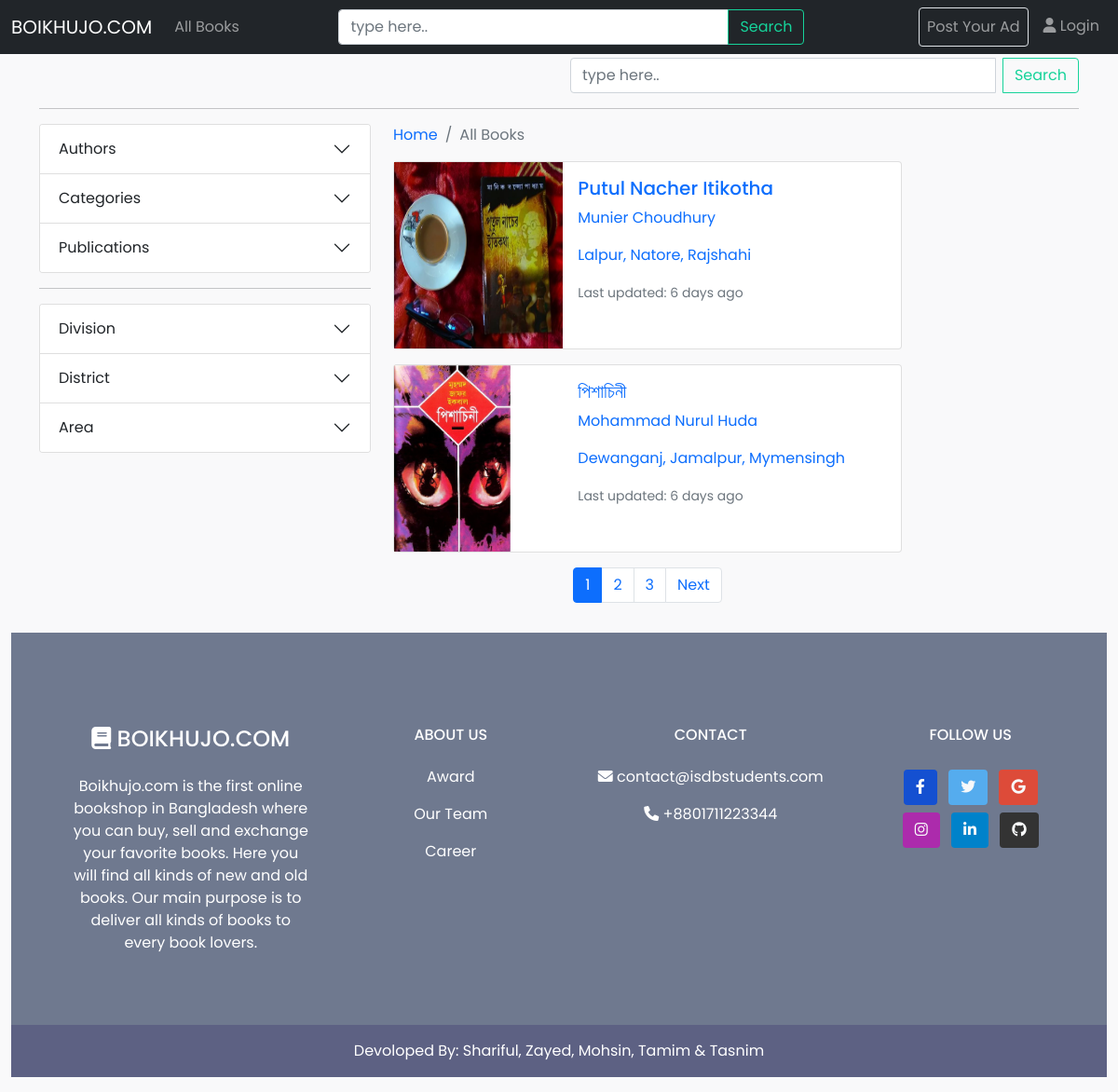
Page /all-products.php on the committed database.
### tables this page shows
CREATE TABLE `bookposts` (
  `id` int(11) NOT NULL,
  `name` varchar(255) NOT NULL,
  `details` varchar(1024) NOT NULL,
  `price1` decimal(10,2) NOT NULL,
  `price2` decimal(10,2) NOT NULL,
  `type` varchar(20) NOT NULL,
  `user_id` int(11) NOT NULL,
  `category_id` int(11) NOT NULL,
  `subcategory_id` int(11) NOT NULL,
  `division_id` int(11) NOT NULL,
  `district_id` int(11) NOT NULL,
  `area_id` int(11) NOT NULL,
  `author_id` int(11) NOT NULL,
  `publications_id` int(11) NOT NULL,
  `images` varchar(512) NOT NULL,
  `created` timestamp NOT NULL DEFAULT current_timestamp() ON UPDATE current_timestamp(),
  `deleted` timestamp NULL DEFAULT NULL
);

CREATE TABLE `author` (
  `id` int(11) NOT NULL,
  `name` varchar(255) NOT NULL,
  `details` text DEFAULT NULL,
  `approved` tinyint(2) NOT NULL DEFAULT 1,
  `created` timestamp NOT NULL DEFAULT current_timestamp() ON UPDATE current_timestamp()
);

CREATE TABLE `area` (
  `id` int(11) NOT NULL,
  `name` varchar(150) NOT NULL,
  `district_id` int(11) NOT NULL,
  `division_id` int(11) NOT NULL,
  `created` timestamp NOT NULL DEFAULT current_timestamp() ON UPDATE current_timestamp()
);

CREATE TABLE `district` (
  `id` int(11) NOT NULL,
  `name` varchar(150) NOT NULL,
  `division_id` int(11) NOT NULL,
  `created` timestamp NOT NULL DEFAULT current_timestamp() ON UPDATE current_timestamp()
);

CREATE TABLE `division` (
  `id` int(11) NOT NULL,
  `name` varchar(150) NOT NULL,
  `created` timestamp NOT NULL DEFAULT current_timestamp() ON UPDATE current_timestamp()
);

### lib/CommonFx.php (called while the page is built, shortened)
<?php
Class CommonFx{
    public static function HumanTime($date){
        $date2 = date("Y-m-d H:i:s");
        $diff = abs(strtotime($date2) - strtotime($date));
        $years = floor($diff / (365 * 60 * 60 * 24));
        $months = floor(($diff - $years * 365 * 60 * 60 * 24) / (30 * 60 * 60 * 24));
        $days = floor(($diff - $years * 365 * 60 * 60 * 24 - $months * 30 * 60 * 60 * 24) / (60 * 60 * 24));
        $hours = floor(($diff - $years * 365 * 60 * 60 * 24 - $months * 30 * 60 * 60 * 24 - $days * 60 * 60 * 24) / (60 * 60));
        $minutes = floor(($diff - $years * 365 * 60 * 60 * 24 - $months * 30 * 60 * 60 * 24 - $days * 60 * 60 * 24 - $hours * 60 * 60) / 60);
        $seconds = floor(($diff - $years * 365 * 60 * 60 * 24 - $months * 30 * 60 * 60 * 24 - $days * 60 * 60 * 24 - $hours * 60 * 60 - $minutes * 60));
        $difference = $years . " years, " . $months . " months, " . $days . " days, " . $hours . " hours, " . $minutes . " minutes, " . $seconds . " seconds";
        if ($years == 0 && $months == 0 && $days == 0 && $hours == 0 && $minutes == 0 && $seconds == 0) {
            $difference = "Just Now";
        } elseif ($years == 0 && $months == 0 && $days == 0 && $hours == 0 && $minutes == 0) {
            $difference = $seconds . " seconds ago";
        } elseif ($years == 0 && $months == 0 && $days == 0 && $hours == 0) {
            $difference = $minutes . " minutes ago";
        } elseif ($years == 0 && $months == 0 && $days == 0) {
            $difference = $hours . " hours ago";
        } elseif ($years == 0 && $months == 0) {
            $difference = $days . " days ago";
        } elseif ($years == 0) {
            $difference = $months . " months ago";
        } else {
            $difference = $years . " years ago";
        }
        return $difference;
    }
}

### assets/inc/leftcol.php (the view, shortened to what this page needs)
<?php
include 'assets/inc/header.php';
require "connection.php";
$count = 2;
$pages = isset($_GET['page']) ? $_GET['page'] : 1;
$start = ($pages - 1) * $count;
$sql = "SELECT `bookposts`.*, `author`.`name` AS `author_name`, `division`.`name` AS `division_name`, `district`.`name` AS `district_name`, `area`.`name` AS `area_name` FROM `bookposts`, `author`, `division`, `district`, `area` WHERE `bookposts`.`author_id` = `author`.`id` AND `bookposts`.`division_id` = `division`.`id` AND `bookposts`.`district_id` = `district`.`id` AND `bookposts`.`area_id` = `area`.`id` ORDER BY `bookposts`.`id` DESC, `bookposts`.`deleted` = null LIMIT $start, $count";
$result = $conn->query($sql);
$post = "";
while ($row = $result->fetch_assoc()) {
    $firstImage = explode(",", $row['images'])[0];
    $name = $row['name'];
    $author = $row['author_name'];
    $division = $row['division_name'];
    $district = $row['district_name'];
    $area = $row['area_name'];
    $id = $row['id'];
    $date1 = $row['created'];
    $timeago = CommonFx::HumanTime($date1);
    $post .= '<a href="details.php?id=' . $id . '" class="text-decoration-none">
        <div class="card mb-3">
            <div class="row g-0">
                <div class="col-4">
                    <img src="assets/upload_images/' . $firstImage . '" class="img-fluid" alt="Book 1">
                </div>
                <div class="col-8">
                    <div class="card-body">
                        <h5 class="card-title">' . $name . '</h5>
                        <p class="card-text">' . $author . '</p>
                        <p class="card-text">' . $area . ', ' . $district . ', ' . $division . '</p>
                        <p class="card-text"><small class="text-muted">Last updated: ' . $timeago . ' </small></p>
                    </div>
                </div>
            </div>
        </div>
    </a>';
}
?>
<div class="container my-1">
    <div class="row">
        <div class="col-lg-6">
        </div>
        <div class="col-lg-6">
            <form>
                <div class="input-group position-end">
                    <input class="form-control me-2" type="search" placeholder="type here.." aria-label="Search">
                    <button class="btn btn-outline-success" type="submit">Search</button>
                </div>
            </form>
        </div>
    </div>
    <hr>
    <div class="row">
        <div class="col-lg-4">
            <div class="accordion" id="accordionPanelsStayOpenExample">
                <div class="accordion-item">
                    <h2 class="accordion-header" id="panelsStayOpen-headingOne">
                        <button class="accordion-button collapsed" type="button" data-bs-toggle="collapse" data-bs-target="#panelsStayOpen-collapseOne" aria-expanded="false" aria-controls="panelsStayOpen-collapseOne">
                            Authors
                        </button>
                    </h2>
                </div>
                <div class="accordion-item">
                    <h2 class="accordion-header" id="panelsStayOpen-headingTwo">
                        <button class="accordion-button collapsed" type="button" data-bs-toggle="collapse" data-bs-target="#panelsStayOpen-collapseTwo" aria-expanded="false" aria-controls="panelsStayOpen-collapseTwo">
                            Categories
                        </button>
                    </h2>
                </div>
                <div class="accordion-item">
                    <h2 class="accordion-header" id="panelsStayOpen-headingThree">
                        <button class="accordion-button collapsed" type="button" data-bs-toggle="collapse" data-bs-target="#panelsStayOpen-collapseThree" aria-expanded="false" aria-controls="panelsStayOpen-collapseThree">
                            Publications
                        </button>
                    </h2>
                </div>
            </div>
            <hr>
            <div class="accordion" id="accordionPanelsStayOpenExample">
                <div class="accordion-item">
                    <h2 class="accordion-header" id="panelsStayOpen-headingOne2">
                        <button class="accordion-button collapsed" type="button" data-bs-toggle="collapse" data-bs-target="#panelsStayOpen-collapseOne2" aria-expanded="false" aria-controls="panelsStayOpen-collapseOne2">
                            Division
                        </button>
                    </h2>
                </div>
                <div class="accordion-item">
                    <h2 class="accordion-header" id="panelsStayOpen-headingTwo2">
                        <button class="accordion-button collapsed" type="button" data-bs-toggle="collapse" data-bs-target="#panelsStayOpen-collapseTwo2" aria-expanded="false" aria-controls="panelsStayOpen-collapseTwo2">
                            District
                        </button>
                    </h2>
                </div>
                <div class="accordion-item">
                    <h2 class="accordion-header" id="panelsStayOpen-headingThree3">
                        <button class="accordion-button collapsed" type="button" data-bs-toggle="collapse" data-bs-target="#panelsStayOpen-collapseThree3" aria-expanded="false" aria-controls="panelsStayOpen-collapseThree3">
                            Area
                        </button>
                    </h2>
                </div>
            </div>
        </div>

### assets/css/style.css (style rules this page uses)
* { font-family: Poppins; }
body { background-color: #f9f9fa }

### assets/inc/header.php (style rules this page uses)
img.img-fluid { height: 200px; overflow: hidden; transition: all 0.2s; }

### rows in the picture
bookposts: images (picture), name "Putul Nacher Itikotha", author.name "Munier Choudhury", area.name "Lalpur", district.name "Natore", division.name "Rajshahi", created "6 days ago"
bookposts: images (picture), name "পিশাচিনী", author.name "Mohammad Nurul Huda", area.name "Dewanganj", district.name "Jamalpur", division.name "Mymensingh", created "6 days ago"
